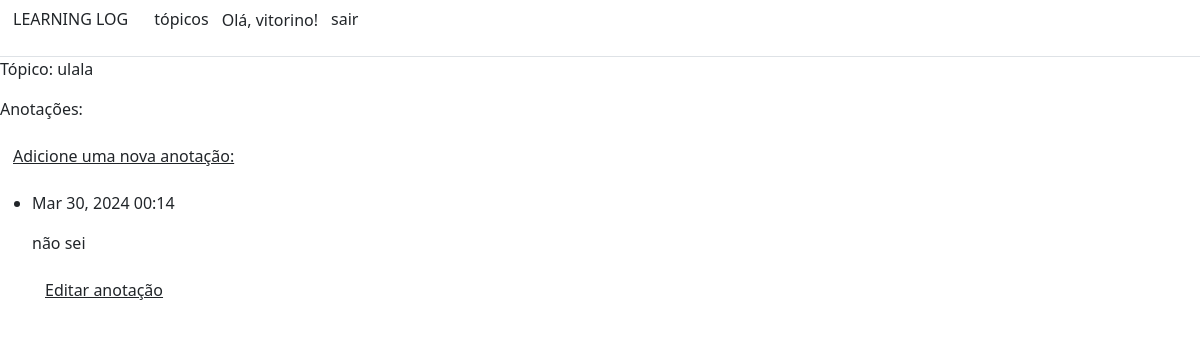
/topics/3/ (signed in), run on an earlier commit of the app's database.
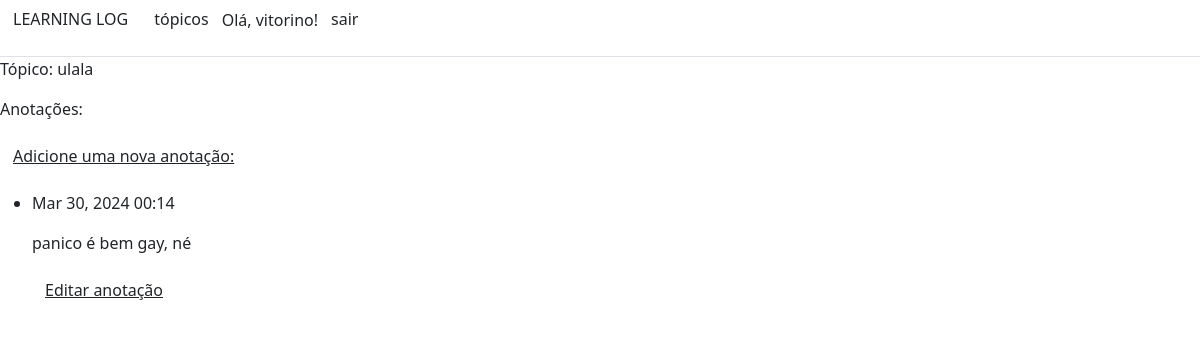
And on a later commit of the database.
### learning_logs/models.py (models this page shows, shortened)
class Topic(models.Model):
    text = models.CharField(max_length = 200)
    date_added = models.DateTimeField(auto_now_add = True)
    owner = models.ForeignKey(User, on_delete=models.CASCADE)
    def __str__(self):
        return self.text

class Entry(models.Model):
    topic = models.ForeignKey(Topic, on_delete = models.CASCADE)
    text = models.TextField()
    date_added = models.DateTimeField(auto_now_add = True)
    class Meta:
        verbose_name_plural = 'entries'

### learning_logs/views.py (the view)
# urls.py: path('topics/<topic_id>/', views.topic, name='topic'),
@login_required
def topic(request, topic_id):
    topic = Topic.objects.get(id = topic_id)
    if topic.owner != request.user:
        raise Http404
    entries = topic.entry_set.order_by('-date_added')
    context = {'topic' : topic, 'entries' : entries}
    return render(request, 'learning_logs/topic.html', context)

### learning_logs/templates/learning_logs/topic.html
{% extends "learning_logs/base.html" %}
{% block content %}
    <p>Tópico: {{ topic }}</p>
    <p>Anotações: </p>
    <p><a href="{% url 'new_entry' topic.id %}" class="text-reset btn btn-link">Adicione uma nova anotação:</a></p>
    <ul>
        {% for entry in entries %}
        <li>
            <p>{{ entry.date_added | date:'M d, Y H:i' }}</p>
            <p>{{ entry.text | linebreaks }}</p>
            <p>
                <a href="{% url 'edit_entry' entry.id %}" class="text-reset btn btn-link">Editar anotação</a>
            </p>
        </li>
        {% empty %}
        <li>
            não há registros.
        </li>
        {% endfor %}
    </ul>
{% endblock content %}

### learning_logs/templates/learning_logs/base.html (shortened to what this page needs)
<!DOCTYPE html>
<html lang="pt-br">
<head>
    <link href="https://cdn.jsdelivr.net/npm/bootstrap@5.3.0/dist/css/bootstrap.min.css" rel="stylesheet">
</head>
<body>
<div class="conteiner">
    <div role="navigation">
        <ul class="nav nav-tabs">
                <li role="presentation" class="active"><a href="{% url 'index' %}" class="text-reset text-decoration-none btn btn-link">LEARNING LOG</a></li>
                <li role="presentation"><a href="{% url 'topics' %}" class="text-reset text-decoration-none btn btn-link">tópicos</a></li>
                {% if user.is_authenticated %}
                    <p class="navbar-text">Olá, {{ user.username }}!</p>
                    <li role="presentation"><a href="{% url 'logout' %}" class="text-reset text-decoration-none btn btn-link">sair</a></li>
                {% else %}
                    <li role="presentation"><a href="{% url 'register' %}" class="text-reset text-decoration-none btn btn-link">cadastre-se</a></li>
                    <li role="presentation"><a href="{% url 'login' %}" class="text-reset text-decoration-none btn btn-link">entrar</a></li>
                {% endif %}
        </ul>
    </div>
</div>
{% block content %}{% endblock content %}
</body>
</html>

What changed in the data, as far as the page shows it:
changed Entry: text "não sei" → "panico é bem gay, né"
